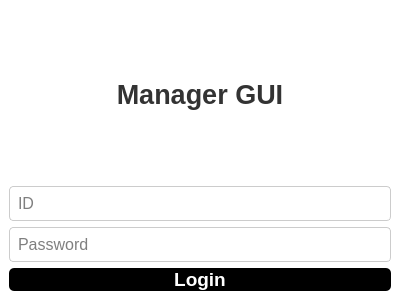
<?xml version="1.0" encoding="UTF-8"?>
<ui version="4.0">
 <class>ManagerLoginWindow</class>
 <widget class="QMainWindow" name="ManagerLoginWindow">
  <property name="geometry">
   <rect><x>0</x><y>0</y><width>400</width><height>300</height></rect>
  </property>
  <property name="windowTitle">
   <string>Manager GUI</string>
  </property>
  <widget class="QWidget" name="centralwidget">
   <property name="styleSheet">
    <string notr="true">background-color: white;</string>
   </property>
   <layout class="QVBoxLayout" name="verticalLayout">
    <item>
     <widget class="QLabel" name="title_label">
      <property name="text">
       <string>Manager GUI</string>
      </property>
      <property name="alignment">
       <set>Qt::AlignCenter</set>
      </property>
      <property name="styleSheet">
       <string notr="true">
        font-family: 'Arial';
        font-size: 20pt;
        font-weight: bold;
        color: #333;
       </string>
      </property>
     </widget>
    </item>
    <item>
     <widget class="QLineEdit" name="id_input">
      <property name="placeholderText">
       <string>ID</string>
      </property>
      <property name="styleSheet">
       <string notr="true">
        QLineEdit {
          font-size: 12pt;
          padding: 6px;
          border: 1px solid #ccc;
          border-radius: 4px;
        }
       </string>
      </property>
     </widget>
    </item>
    <item>
     <widget class="QLineEdit" name="pw_input">
      <property name="placeholderText">
       <string>Password</string>
      </property>
      <property name="echoMode">
       <enum>QLineEdit::Password</enum>
      </property>
      <property name="styleSheet">
       <string notr="true">
        QLineEdit {
          font-size: 12pt;
          padding: 6px;
          border: 1px solid #ccc;
          border-radius: 4px;
        }
       </string>
      </property>
     </widget>
    </item>
    <item>
     <widget class="QPushButton" name="login_btn">
      <property name="text">
       <string>Login</string>
      </property>
      <property name="minimumHeight">
       <number>40</number>
      </property>
      <property name="styleSheet">
       <string notr="true">
        QPushButton {
          background-color: black;
          color: white;
          font-weight: bold;
          font-size: 14pt;
          border-radius: 5px;
        }
        QPushButton:hover {
          background-color: navy;
        }
       </string>
      </property>
     </widget>
    </item>
   </layout>
  </widget>
 </widget>
 <resources/>
 <connections/>
</ui>
